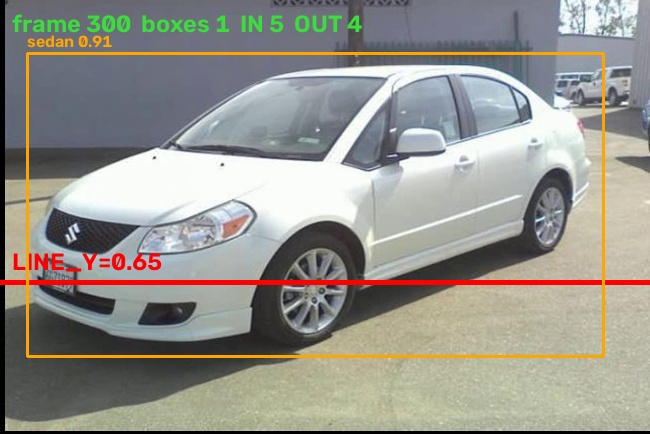
#> input picture data/eval_cls_A/frames/f000300.jpg, 650 x 434 px, given as the content of the folder D:/car, which was not available
$ python make_test_video.py
#> lines starting #> are read from the running program, lines starting #| are printed output that depends on the picture
# 用 D:\car 的车型图片合成"模拟校门监控"测试视频
import os
import glob
import sys
import cv2
import numpy as np

sys.path.insert(0, os.path.dirname(os.path.abspath(__file__)))
import config


def main():
    imgs = sorted(glob.glob(os.path.join(config.SOURCE_DIR, "*.jpg")))
    if not imgs:
        raise SystemExit("未找到图片: " + config.SOURCE_DIR)
    os.makedirs(os.path.dirname(config.TEST_VIDEO), exist_ok=True)

    sample = cv2.imread(imgs[0])
#> sample is the input picture: shape (434, 650, 3); mean B, G, R 140.6, 148.3, 149.8
    h, w = sample.shape[:2]
#> h = 434; w = 650
    fourcc = cv2.VideoWriter_fourcc(*"mp4v")
    fps = 10
    vw = cv2.VideoWriter(config.TEST_VIDEO, fourcc, fps, (w, h))
    frames_per_img = 4
    for p in imgs:
        img = cv2.imread(p)
        if img is None:
            continue
        img = cv2.resize(img, (w, h))
        for k in range(frames_per_img):
            dx = int(8 * np.sin(k / frames_per_img * np.pi))
            dy = int(6 * np.cos(k / frames_per_img * np.pi))
            M = np.float32([[1, 0, dx], [0, 1, dy]])
            shifted = cv2.warpAffine(img, M, (w, h))
            vw.write(shifted)
#> this loop made 4 passes
#> pass 1, in main, `shifted = cv2.warpAffine(img, M, (w, h))`:
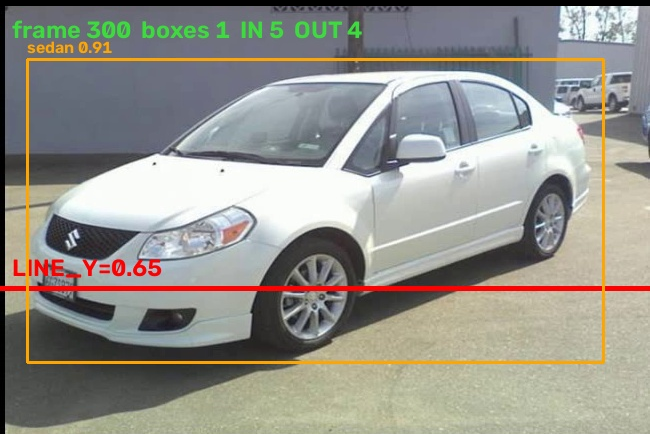
#> shifted: shape (434, 650, 3); mean B, G, R 139.5, 147.1, 148.6
#> pass 2, in main, `shifted = cv2.warpAffine(img, M, (w, h))`:
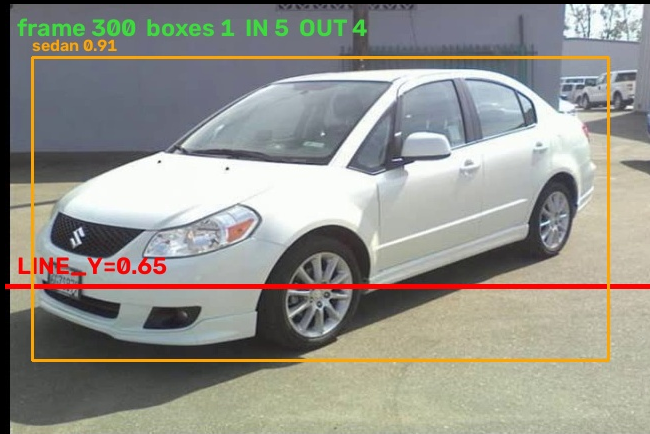
#> shifted: shape (434, 650, 3); mean B, G, R 139, 146.6, 148.1
#> pass 3, in main, `shifted = cv2.warpAffine(img, M, (w, h))`:
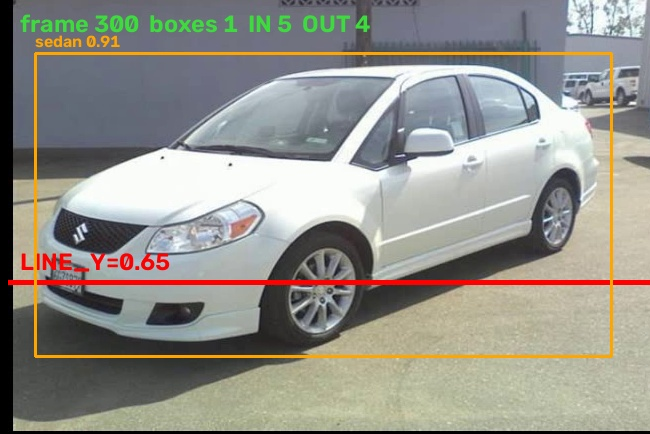
#> shifted: shape (434, 650, 3); mean B, G, R 138.7, 146.2, 147.7
#> after the loop:
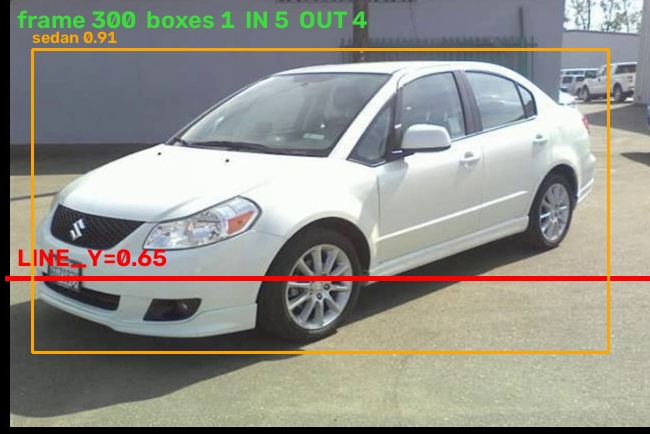
#> shifted: shape (434, 650, 3); mean B, G, R 138.2, 145.9, 147.5
    vw.release()
    print("已生成测试视频:", config.TEST_VIDEO, " 帧数约", len(imgs) * frames_per_img)


if __name__ == "__main__":
    main()
